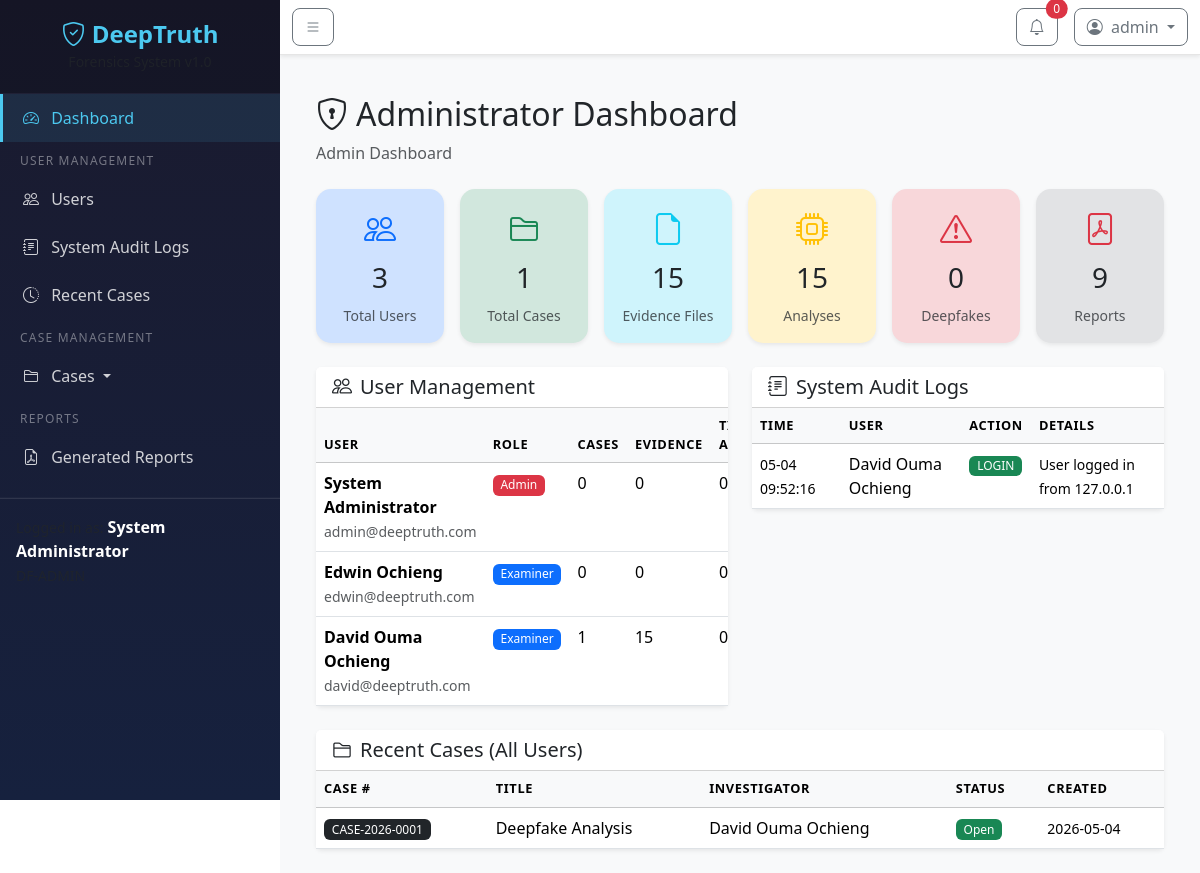
The page /dashboard/admin (signed in) on the database as committed earlier.
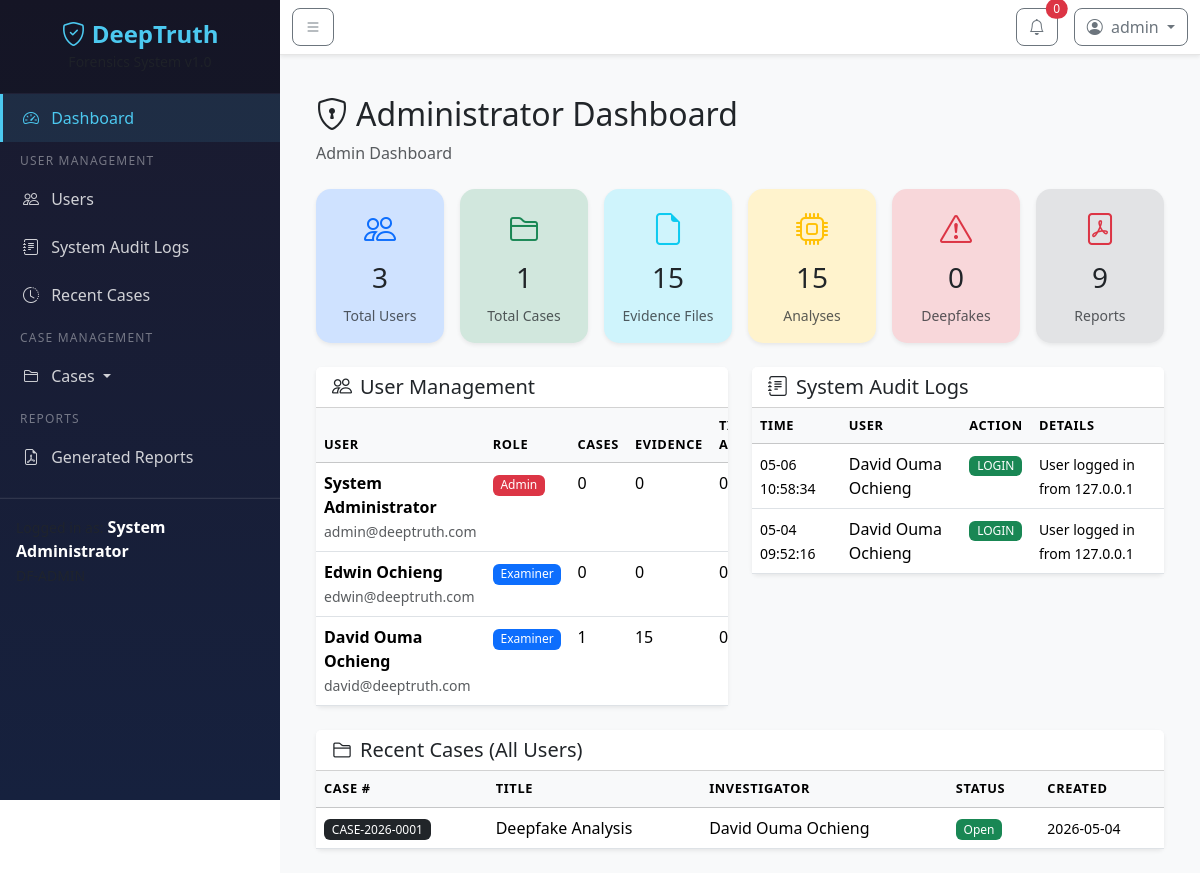
The same page on the database as committed later.
### models/user.py (models this page shows, shortened)
class User(UserMixin, db.Model):
    __tablename__ = 'users'
    id = db.Column(db.Integer, primary_key=True)
    email = db.Column(db.String(120), unique=True, nullable=False, index=True)
    username = db.Column(db.String(80), unique=True, nullable=False, index=True)
    password_hash = db.Column(db.String(256), nullable=False)
    full_name = db.Column(db.String(150), nullable=False)
    badge_number = db.Column(db.String(50), unique=True)
    role = db.Column(db.String(20), default='examiner')  # admin, examiner
    is_active = db.Column(db.Boolean, default=True)
    created_at = db.Column(db.DateTime, default=datetime.utcnow)
    last_login = db.Column(db.DateTime)
    last_logout = db.Column(db.DateTime)
    total_time_spent = db.Column(db.Integer, default=0)  # in seconds
    cases = db.relationship('Case', backref='investigator', lazy='dynamic')
    evidence_uploads = db.relationship('EvidenceFile', backref='uploader', lazy='dynamic',
                                       foreign_keys='EvidenceFile.uploaded_by')
    custody_actions = db.relationship('ChainOfCustody', backref='performer', lazy='dynamic',
                                      foreign_keys='ChainOfCustody.performed_by')
    generated_reports = db.relationship('PDFReport', backref='generator', lazy='dynamic',
                                        foreign_keys='PDFReport.generated_by')
    audit_logs = db.relationship('AuditLog', backref='user', lazy='dynamic')

class AuditLog(db.Model):
    __tablename__ = 'audit_logs'
    id = db.Column(db.Integer, primary_key=True)
    user_id = db.Column(db.Integer, db.ForeignKey('users.id'), nullable=False)
    action = db.Column(db.String(100), nullable=False)
    details = db.Column(db.Text)
    ip_address = db.Column(db.String(45))
    timestamp = db.Column(db.DateTime, default=datetime.utcnow)

### models/case.py (models this page shows, shortened)
class Case(db.Model):
    __tablename__ = 'cases'
    id = db.Column(db.Integer, primary_key=True)
    case_number = db.Column(db.String(30), unique=True, nullable=False, index=True)
    title = db.Column(db.String(200), nullable=False)
    description = db.Column(db.Text)
    case_type = db.Column(db.String(50))
    status = db.Column(db.String(20), default='open')
    priority = db.Column(db.String(20), default='medium')
    investigator_id = db.Column(db.Integer, db.ForeignKey('users.id'), nullable=False)
    created_at = db.Column(db.DateTime, default=datetime.utcnow)
    updated_at = db.Column(db.DateTime, default=datetime.utcnow, onupdate=datetime.utcnow)
    closed_at = db.Column(db.DateTime)
    notes = db.Column(db.Text)
    evidence_files = db.relationship('EvidenceFile', backref='case', lazy='dynamic')

### routes/dashboard.py (the view)
@dashboard_bp.route('/admin')
@login_required
def admin_dashboard():
    if current_user.role != 'admin':
        flash('Access denied. Admin only.', 'danger')
        return redirect(url_for('dashboard.index'))
    total_users = User.query.count()
    total_cases = Case.query.count()
    total_evidence = EvidenceFile.query.count()
    total_analyses = AnalysisResult.query.count()
    deepfakes_detected = AnalysisResult.query.filter_by(classification='manipulated').count()
    total_reports = PDFReport.query.count()
    stats = {
        'total_users': total_users,
        'total_cases': total_cases,
        'total_evidence': total_evidence,
        'total_analyses': total_analyses,
        'deepfakes_detected': deepfakes_detected,
        'total_reports': total_reports
    }
    users = User.query.all()
    user_stats = []
    for user in users:
        user_cases = Case.query.filter_by(investigator_id=user.id).count()
        user_evidence = EvidenceFile.query.filter_by(uploaded_by=user.id).count()
        user_stats.append({
            'user': user,
            'cases_count': user_cases,
            'evidence_count': user_evidence,
            'time_spent': format_time(user.total_time_spent or 0)
        })
    audit_logs = AuditLog.query.order_by(AuditLog.timestamp.desc()).limit(20).all()
    recent_cases = Case.query.order_by(Case.created_at.desc()).limit(10).all()
    return render_template('admin/dashboard.html',
                         stats=stats,
                         user_stats=user_stats,
                         audit_logs=audit_logs,
                         recent_cases=recent_cases)

### routes/auth.py (called while the page is built)
@auth_bp.before_app_request
def track_user_activity():
    if current_user.is_authenticated:
        current_user.last_activity = datetime.utcnow()
        db.session.commit()

### routes/dashboard.py (called while the page is built, shortened)
def format_time(seconds):
    if not seconds:
        return "0s"

### templates/admin/dashboard.html (shortened to what the changed rows need)
{% extends "base.html" %}
{% block content %}
<div class="container-fluid">
    <h2><i class="bi bi-shield-lock me-2"></i>Administrator Dashboard</h2>
    <div class="row g-4">
        <div class="col-lg-6">
            <div class="card border-0 shadow-sm">
                <div class="card-body p-0">
                    {% if user_stats %}
                    <div class="table-responsive">
                        <table class="table table-hover mb-0">
                            <thead class="table-light">
                                <tr>
                                    <th>User</th>
                                    <th>Role</th>
                                    <th>Cases</th>
                                    <th>Evidence</th>
                                    <th>Time Active</th>
                                </tr>
                            </thead>
                            <tbody>
                                {% for stat in user_stats %}
                                <tr>
                                    <td>
                                        <strong>{{ stat.user.full_name }}</strong>
                                        <br><small class="text-muted">{{ stat.user.email }}</small>
                                    </td>
                                    <td>
                                        <span class="badge {% if stat.user.role == 'admin' %}bg-danger{% else %}bg-primary{% endif %}">
                                            {{ stat.user.role|title }}
                                        </span>
                                    </td>
                                    <td>{{ stat.cases_count }}</td>
                                    <td>{{ stat.evidence_count }}</td>
                                    <td>{{ stat.time_spent }}</td>
                                </tr>
                                {% endfor %}
                            </tbody>
                        </table>
                    </div>
                    {% else %}
                    <p class="text-center py-4 text-muted">No users found.</p>
                    {% endif %}
                </div>
            </div>
        </div>
        <div class="col-lg-6">
            <div class="card border-0 shadow-sm">
                <div class="card-body p-0">
                    {% if audit_logs %}
                    <div class="table-responsive">
                        <table class="table table-hover mb-0">
                            <thead class="table-light">
                                <tr>
                                    <th>Time</th>
                                    <th>User</th>
                                    <th>Action</th>
                                    <th>Details</th>
                                </tr>
                            </thead>
                            <tbody>
                                {% for log in audit_logs %}
                                <tr>
                                    <td><small>{{ log.timestamp.strftime('%m-%d %H:%M:%S') }}</small></td>
                                    <td>{{ log.user.full_name if log.user else 'System' }}</td>
                                    <td>
                                        <span class="badge {% if log.action == 'LOGIN' %}bg-success{% elif log.action == 'LOGOUT' %}bg-secondary{% elif log.action == 'REGISTER' %}bg-info{% else %}bg-primary{% endif %}">
                                            {{ log.action }}
                                        </span>
                                    </td>
                                    <td><small>{{ log.details[:50] if log.details else '' }}</small></td>
                                </tr>
                                {% endfor %}
                            </tbody>
                        </table>
                    </div>
                    {% else %}
                    <p class="text-center py-4 text-muted">No audit logs yet.</p>
                    {% endif %}
                </div>
            </div>
        </div>
    </div>
    <div class="card border-0 shadow-sm mt-4">
        <div class="card-body p-0">
            {% if recent_cases %}
            <div class="table-responsive">
                <table class="table table-hover mb-0">
                    <thead class="table-light">
                        <tr>
                            <th>Case #</th>
                            <th>Title</th>
                            <th>Investigator</th>
                            <th>Status</th>
                            <th>Created</th>
                        </tr>
                    </thead>
                    <tbody>
                        {% for case in recent_cases %}
                        <tr>
                            <td><span class="badge bg-dark">{{ case.case_number }}</span></td>
                            <td>{{ case.title[:40] }}</td>
                            <td>{{ case.investigator.full_name if case.investigator else 'N/A' }}</td>
                            <td>
                                {% if case.status == 'open' %}
                                <span class="badge bg-success">Open</span>
                                {% elif case.status == 'in_progress' %}
                                <span class="badge bg-warning">In Progress</span>
                                {% else %}
                                <span class="badge bg-secondary">Closed</span>
                                {% endif %}
                            </td>
                            <td><small>{{ case.created_at.strftime('%Y-%m-%d') }}</small></td>
                        </tr>
                        {% endfor %}
                    </tbody>
                </table>
            </div>
            {% endif %}
        </div>
    </div>
</div>
{% endblock %}

### templates/base.html (shortened to what the changed rows need)
<!DOCTYPE html>
<html lang="en">
<head>
    <link href="https://cdn.jsdelivr.net/npm/bootstrap@5.3.2/dist/css/bootstrap.min.css" rel="stylesheet">
    <link href="https://cdn.jsdelivr.net/npm/bootstrap-icons@1.11.1/font/bootstrap-icons.css" rel="stylesheet">
    <link href="{{ url_for('static', filename='css/style.css') }}" rel="stylesheet">
</head>
<body>
    <div class="wrapper">
        <nav id="sidebar" class="sidebar">
            <div class="sidebar-footer p-3">
                <div class="user-info">
                    <small class="text-muted">Logged in as:</small>
                    <strong>{{ current_user.full_name }}</strong>
                    <br>
                    <small class="text-muted">{{ current_user.badge_number or 'No Badge' }}</small>
                </div>
            </div>
        </nav>
        <div id="content">
            <nav class="navbar navbar-expand-lg navbar-light bg-white shadow-sm">
                <div class="container-fluid">
                    <div class="ms-auto d-flex align-items-center">
                        <div class="dropdown">
                            <button class="btn btn-outline-secondary dropdown-toggle" type="button" data-bs-toggle="dropdown">
                                <i class="bi bi-person-circle me-1"></i> {{ current_user.username }}
                            </button>
                        </div>
                    </div>
                </div>
            </nav>
            <div class="container-fluid p-4">
                {% block content %}{% endblock %}
            </div>
        </div>
    </div>
</body>
</html>

Rows that differ between the two databases and show on the page:
added AuditLog: timestamp "05-06 10:58:34", user "David Ouma Ochieng", action "LOGIN", details "User logged in from 127.0.0.1"
